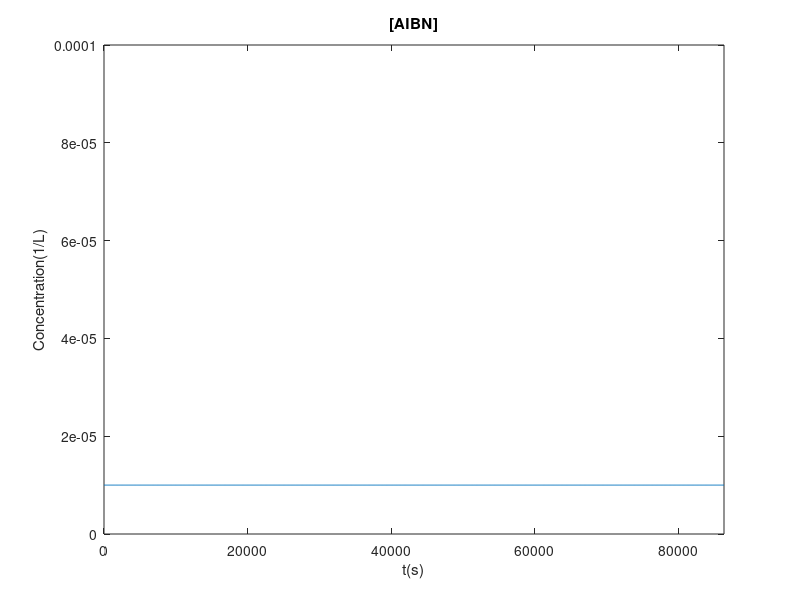
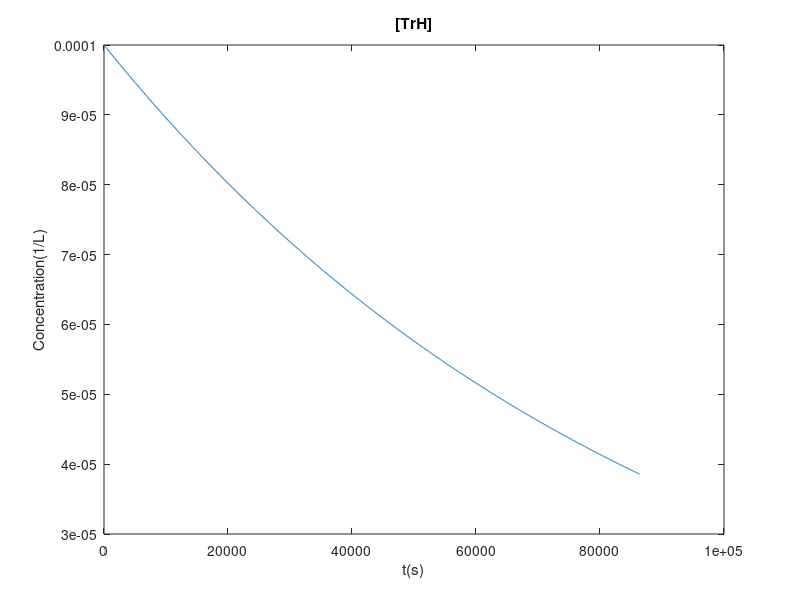
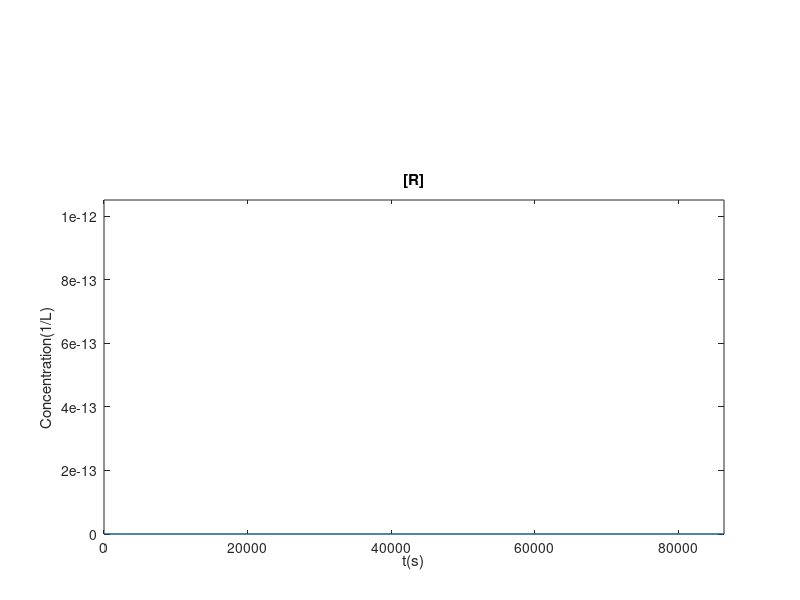
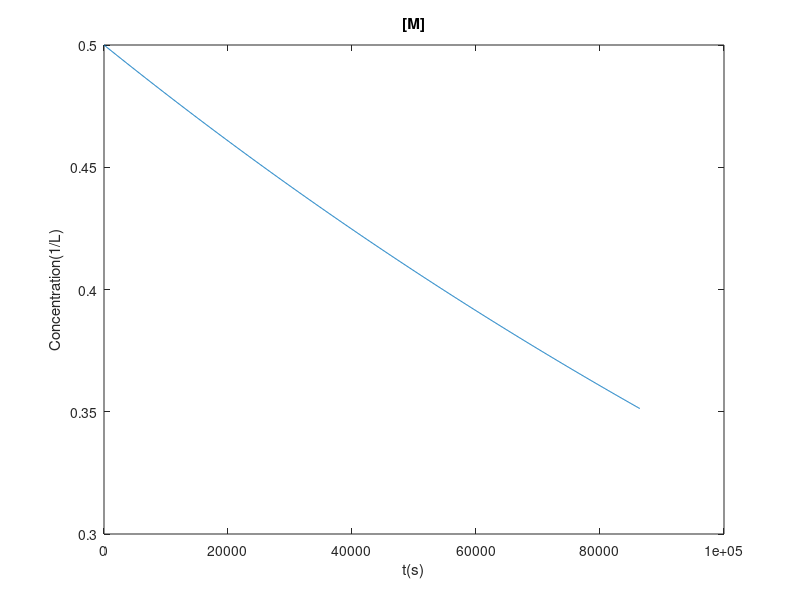

Write MATLAB code to recreate these figures, in order.
function [P] = Part2()

r_i = 8.36*10^-9;
AIBN=10^-5; %Considere comme constant
M0=0.5; %Valeur arbitraire plausibles
TrH0=10^-4;
f=0.7;
C_s=2.7; %Choix arbitraire d'un agent de tranfert

k_0=r_i/(2*f*AIBN);
k_t=10^7.7;
k_p=10^2.5;
k_s=C_s*k_p;

t=linspace(0,24*60*60,1000); %On analyse sur 24h

R=zeros(1,1000);
P=zeros(1,1000);
M=zeros(1,1000);
M(1)=M0;

alpha=zeros(1,1000);
TrH=zeros(1,1000);
TrH(1)=TrH0;

for i=1:1000
    R(i)=(r_i/k_t)^1/2;
    M(i)=M(1)*exp(-(r_i/k_t)^(1/2)*k_p*t(i));
    P(i)=r_i*t(i); 
    TrH(i)=TrH(1)*exp(-sqrt(r_i/k_t)*k_s*t(i));
    alpha(i)=k_p*M(i)/(k_p*M(i)+k_t*R(i));
end

%Les differents graphes obtenus
figure;
plot(t,ones(1,1000)*AIBN);
title('[AIBN]');
xlabel('t(s)');
ylabel('Concentration(1/L)');
axis([0 24*60*60 0 10^-4]);

figure;
plot(t,TrH);
title('[TrH]');
xlabel('t(s)');
ylabel('Concentration(1/L)');

figure;
plot(t,R);
title('[R]');
xlabel('t(s)');
ylabel('Concentration(1/L)');
axis([0 24*60*60 0 10^-15]);

figure;
plot(t,M);
title('[M]');
xlabel('t(s)');
ylabel('Concentration(1/L)');

figure;
plot(t,2./(1-alpha),t,(2+alpha)./(1-alpha));
title('DP');
legend('DPn','DPw');
xlabel('t(s)');

figure;
plot(t,P);
title('[PMMA]');
xlabel('t(s)');
ylabel('Concentration(1/L)');

end